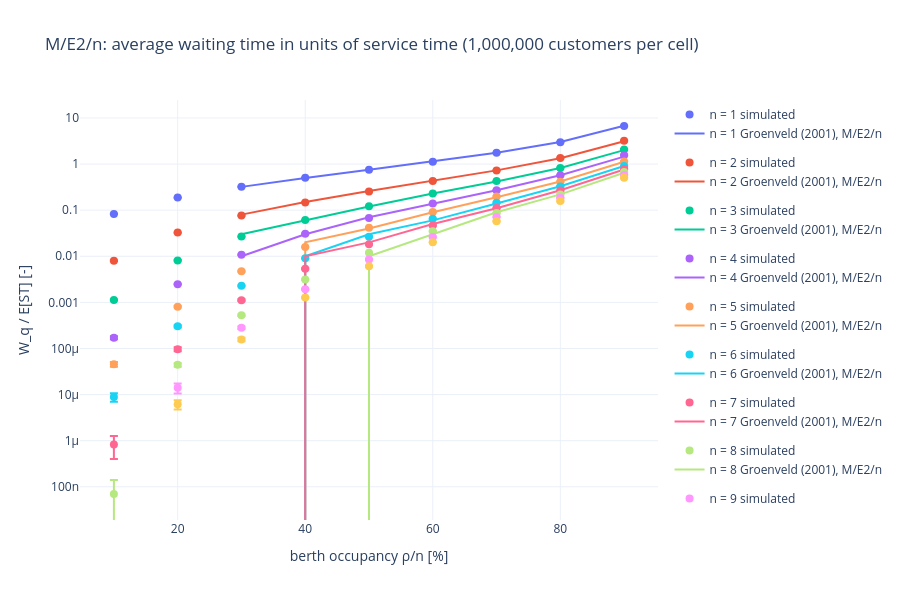

This figure's notebook cell:
### Code cell
fig = go.Figure()
colors = px.colors.qualitative.Plotly
for i, n in enumerate(table.columns):
    color = colors[i % len(colors)]
    fig.add_trace(go.Scatter(
        x=100 * table.index, y=table[n], error_y=dict(type="data", array=std_error[n]),
        mode="markers", marker=dict(color=color, size=8), name=f"n = {n} simulated", legendgroup=str(n),
    ))
    if n in reference.columns:
        fig.add_trace(go.Scatter(
            x=100 * reference.index, y=reference[n], mode="lines", line=dict(color=color),
            name=f"n = {n} {reference_name}", legendgroup=str(n),
        ))
fig.update_layout(
    title=f"{A}/{S}/n: average waiting time in units of service time ({nr_arr * nr_replications:,} customers per cell)",
    xaxis_title="berth occupancy ρ/n [%]", yaxis_title="W_q / E[ST] [-]", yaxis_type="log",
    height=600, template="plotly_white",
)
fig.show()

### Figure 1 — Plotly figure (JSON) as saved in the notebook; plotly's stock layout.template omitted (floating-point values rounded to 4 significant figures)
{"data": [{"error_y": {"array": [0.0002642, 0.0009183, 0.001245, 0.001952, 0.002123, 0.005049, 0.01433, 0.0331, 0.09102], "type": "data"}, "legendgroup": "1", "marker": {"color": "#636EFA", "size": 8}, "mode": "markers", "name": "n = 1 simulated", "type": "scatter", "x": [10.0, 20.0, 30.0, 40.0, 50.0, 60.0, 70.0, 80.0, 90.0], "y": [0.08299, 0.1875, 0.3222, 0.5026, 0.7536, 1.121, 1.753, 2.99, 6.694]}, {"legendgroup": "1", "line": {"color": "#636EFA"}, "mode": "lines", "name": "n = 1 Groenveld (2001), M/E2/n", "type": "scatter", "x": [30.0, 40.0, 50.0, 60.0, 70.0, 80.0, 90.0], "y": [0.32, 0.5, 0.75, 1.13, 1.75, 3.0, 6.75]}, {"error_y": {"array": [7.608e-05, 0.0001925, 0.0003958, 0.0008576, 0.0009361, 0.00224, 0.004057, 0.01358, 0.06596], "type": "data"}, "legendgroup": "2", "marker": {"color": "#EF553B", "size": 8}, "mode": "markers", "name": "n = 2 simulated", "type": "scatter", "x": [10.0, 20.0, 30.0, 40.0, 50.0, 60.0, 70.0, 80.0, 90.0], "y": [0.008015, 0.03263, 0.07641, 0.1471, 0.2534, 0.4297, 0.7273, 1.354, 3.19]}, {"legendgroup": "2", "line": {"color": "#EF553B"}, "mode": "lines", "name": "n = 2 Groenveld (2001), M/E2/n", "type": "scatter", "x": [30.0, 40.0, 50.0, 60.0, 70.0, 80.0, 90.0], "y": [0.08, 0.15, 0.26, 0.43, 0.73, 1.34, 3.14]}, {"error_y": {"array": [2.669e-05, 0.0001303, 0.0002345, 0.0003742, 0.0009235, 0.001291, 0.005042, 0.01024, 0.05697], "type": "data"}, "legendgroup": "3", "marker": {"color": "#00CC96", "size": 8}, "mode": "markers", "name": "n = 3 simulated", "type": "scatter", "x": [10.0, 20.0, 30.0, 40.0, 50.0, 60.0, 70.0, 80.0, 90.0], "y": [0.001131, 0.008131, 0.02676, 0.06113, 0.1218, 0.2297, 0.4267, 0.8172, 2.077]}, {"legendgroup": "3", "line": {"color": "#00CC96"}, "mode": "lines", "name": "n = 3 Groenveld (2001), M/E2/n", "type": "scatter", "x": [30.0, 40.0, 50.0, 60.0, 70.0, 80.0, 90.0], "y": [0.03, 0.06, 0.12, 0.23, 0.42, 0.82, 2.01]}, {"error_y": {"array": [1.235e-05, 4.901e-05, 0.0001367, 0.0002929, 0.0006662, 0.001282, 0.002956, 0.006831, 0.02418], "type": "data"}, "legendgroup": "4", "marker": {"color": "#AB63FA", "size": 8}, "mode": "markers", "name": "n = 4 simulated", "type": "scatter", "x": [10.0, 20.0, 30.0, 40.0, 50.0, 60.0, 70.0, 80.0, 90.0], "y": [0.0001712, 0.002488, 0.01082, 0.03078, 0.06794, 0.1398, 0.2712, 0.5715, 1.562]}, {"legendgroup": "4", "line": {"color": "#AB63FA"}, "mode": "lines", "name": "n = 4 Groenveld (2001), M/E2/n", "type": "scatter", "x": [30.0, 40.0, 50.0, 60.0, 70.0, 80.0, 90.0], "y": [0.01, 0.03, 0.07, 0.14, 0.27, 0.57, 1.45]}, {"error_y": {"array": [5.444e-06, 2.516e-05, 0.0001136, 0.0001448, 0.0004679, 0.0004462, 0.002346, 0.004306, 0.02252], "type": "data"}, "legendgroup": "5", "marker": {"color": "#FFA15A", "size": 8}, "mode": "markers", "name": "n = 5 simulated", "type": "scatter", "x": [10.0, 20.0, 30.0, 40.0, 50.0, 60.0, 70.0, 80.0, 90.0], "y": [4.544e-05, 0.0008044, 0.004725, 0.01591, 0.04148, 0.09137, 0.1985, 0.4137, 1.14]}, {"legendgroup": "5", "line": {"color": "#FFA15A"}, "mode": "lines", "name": "n = 5 Groenveld (2001), M/E2/n", "type": "scatter", "x": [30.0, 40.0, 50.0, 60.0, 70.0, 80.0, 90.0], "y": [0.0, 0.02, 0.04, 0.09, 0.19, 0.42, 1.12]}, {"error_y": {"array": [1.857e-06, 1.766e-05, 4.209e-05, 6.229e-05, 0.0002408, 0.0006062, 0.002091, 0.005762, 0.01806], "type": "data"}, "legendgroup": "6", "marker": {"color": "#19D3F3", "size": 8}, "mode": "markers", "name": "n = 6 simulated", "type": "scatter", "x": [10.0, 20.0, 30.0, 40.0, 50.0, 60.0, 70.0, 80.0, 90.0], "y": [8.868e-06, 0.0003019, 0.002288, 0.00903, 0.02666, 0.06494, 0.1449, 0.3281, 0.9044]}, {"legendgroup": "6", "line": {"color": "#19D3F3"}, "mode": "lines", "name": "n = 6 Groenveld (2001), M/E2/n", "type": "scatter", "x": [30.0, 40.0, 50.0, 60.0, 70.0, 80.0, 90.0], "y": [0.0, 0.01, 0.03, 0.06, 0.14, 0.33, 0.91]}, {"error_y": {"array": [4.273e-07, 9.205e-06, 4.659e-05, 0.0001274, 0.0001719, 0.0005664, 0.0009117, 0.00291, 0.01338], "type": "data"}, "legendgroup": "7", "marker": {"color": "#FF6692", "size": 8}, "mode": "markers", "name": "n = 7 simulated", "type": "scatter", "x": [10.0, 20.0, 30.0, 40.0, 50.0, 60.0, 70.0, 80.0, 90.0], "y": [8.287e-07, 9.666e-05, 0.001119, 0.005358, 0.0182, 0.04631, 0.1113, 0.2669, 0.7802]}, {"legendgroup": "7", "line": {"color": "#FF6692"}, "mode": "lines", "name": "n = 7 Groenveld (2001), M/E2/n", "type": "scatter", "x": [30.0, 40.0, 50.0, 60.0, 70.0, 80.0, 90.0], "y": [0.0, 0.01, 0.02, 0.05, 0.11, 0.27, 0.76]}, {"error_y": {"array": [6.975e-08, 3.837e-06, 1.662e-05, 6.34e-05, 0.0002105, 0.0005731, 0.001054, 0.002615, 0.01636], "type": "data"}, "legendgroup": "8", "marker": {"color": "#B6E880", "size": 8}, "mode": "markers", "name": "n = 8 simulated", "type": "scatter", "x": [10.0, 20.0, 30.0, 40.0, 50.0, 60.0, 70.0, 80.0, 90.0], "y": [6.975e-08, 4.422e-05, 0.0005258, 0.003124, 0.01192, 0.0351, 0.08731, 0.22, 0.669]}, {"legendgroup": "8", "line": {"color": "#B6E880"}, "mode": "lines", "name": "n = 8 Groenveld (2001), M/E2/n", "type": "scatter", "x": [30.0, 40.0, 50.0, 60.0, 70.0, 80.0, 90.0], "y": [0.0, 0.0, 0.01, 0.03, 0.09, 0.22, 0.65]}, {"error_y": {"array": [0.0, 3.474e-06, 1.643e-05, 4.917e-05, 0.0001794, 0.0004475, 0.0004425, 0.0044, 0.01301], "type": "data"}, "legendgroup": "9", "marker": {"color": "#FF97FF", "size": 8}, "mode": "markers", "name": "n = 9 simulated", "type": "scatter", "x": [10.0, 20.0, 30.0, 40.0, 50.0, 60.0, 70.0, 80.0, 90.0], "y": [0.0, 1.401e-05, 0.0002816, 0.001931, 0.008523, 0.02609, 0.07122, 0.1848, 0.5797]}, {"error_y": {"array": [0.0, 1.415e-06, 1.373e-05, 4.198e-05, 0.0001618, 0.000213, 0.0007583, 0.002297, 0.007182], "type": "data"}, "legendgroup": "10", "marker": {"color": "#FECB52", "size": 8}, "mode": "markers", "name": "n = 10 simulated", "type": "scatter", "x": [10.0, 20.0, 30.0, 40.0, 50.0, 60.0, 70.0, 80.0, 90.0], "y": [0.0, 6.144e-06, 0.0001566, 0.001272, 0.006076, 0.02025, 0.05784, 0.1574, 0.5023]}], "layout": {"height": 600, "title": {"text": "M/E2/n: average waiting time in units of service time (1,000,000 customers per cell)"}, "xaxis": {"title": {"text": "berth occupancy ρ/n [%]"}}, "yaxis": {"title": {"text": "W_q / E[ST] [-]"}, "type": "log"}}}
